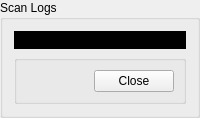
     <widget class="QGroupBox" name="logsGroupBox">
      <property name="sizePolicy">
       <sizepolicy hsizetype="Preferred" vsizetype="Preferred">
        <horstretch>0</horstretch>
        <verstretch>0</verstretch>
       </sizepolicy>
      </property>
      <property name="title">
       <string>Scan Logs</string>
      </property>
      <layout class="QGridLayout" name="gridLayout_11">
       <item row="1" column="0">
        <widget class="QGroupBox" name="closeGroupBox">
         <property name="sizePolicy">
          <sizepolicy hsizetype="Preferred" vsizetype="Fixed">
           <horstretch>0</horstretch>
           <verstretch>0</verstretch>
          </sizepolicy>
         </property>
         <property name="title">
          <string/>
         </property>
         <layout class="QGridLayout" name="gridLayout_4">
          <item row="0" column="0">
           <layout class="QGridLayout" name="gridLayout_2">
            <item row="0" column="0">
             <spacer name="horizontalSpacer_3">
              <property name="orientation">
               <enum>Qt::Horizontal</enum>
              </property>
              <property name="sizeHint" stdset="0">
               <size>
                <width>40</width>
                <height>20</height>
               </size>
              </property>
             </spacer>
            </item>
            <item row="0" column="1">
             <widget class="QPushButton" name="close">
              <property name="cursor">
               <cursorShape>PointingHandCursor</cursorShape>
              </property>
              <property name="text">
               <string>Close</string>
              </property>
             </widget>
            </item>
           </layout>
          </item>
         </layout>
        </widget>
       </item>
       <item row="0" column="0">
        <widget class="QLabel" name="logs">
         <property name="font">
          <font>
           <family>FreeMono</family>
           <pointsize>12</pointsize>
           <weight>50</weight>
           <bold>false</bold>
          </font>
         </property>
         <property name="styleSheet">
          <string notr="true">background-color: rgb(0, 0, 0);
color: rgb(255, 255, 255);</string>
         </property>
         <property name="frameShape">
          <enum>QFrame::StyledPanel</enum>
         </property>
         <property name="text">
          <string/>
         </property>
         <property name="wordWrap">
          <bool>true</bool>
         </property>
        </widget>
       </item>
      </layout>
     </widget>
